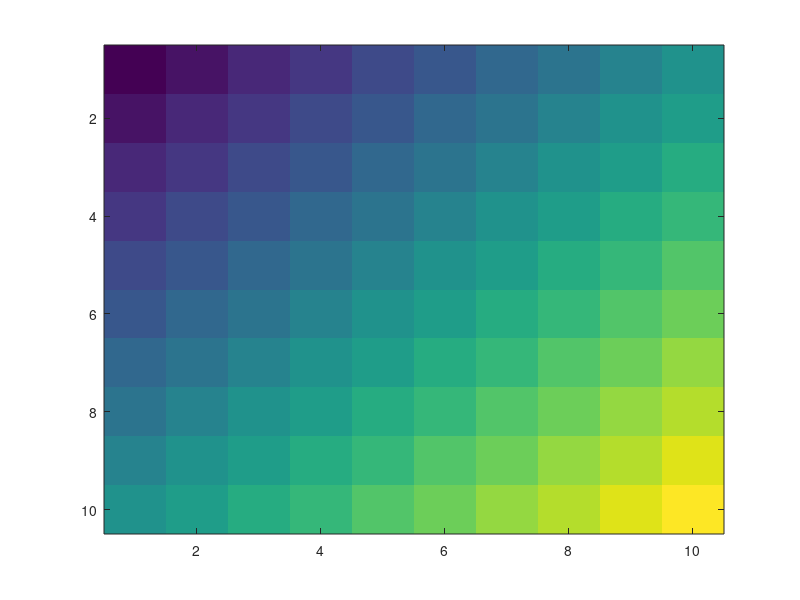
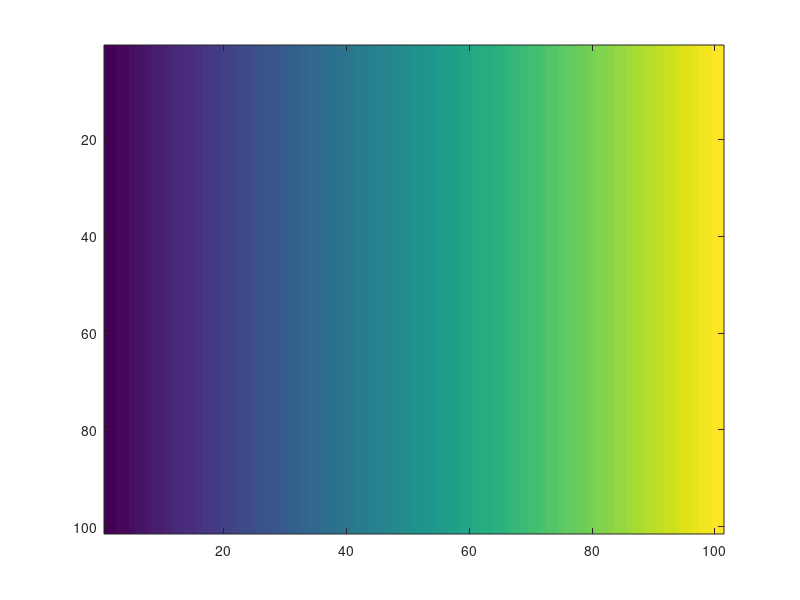
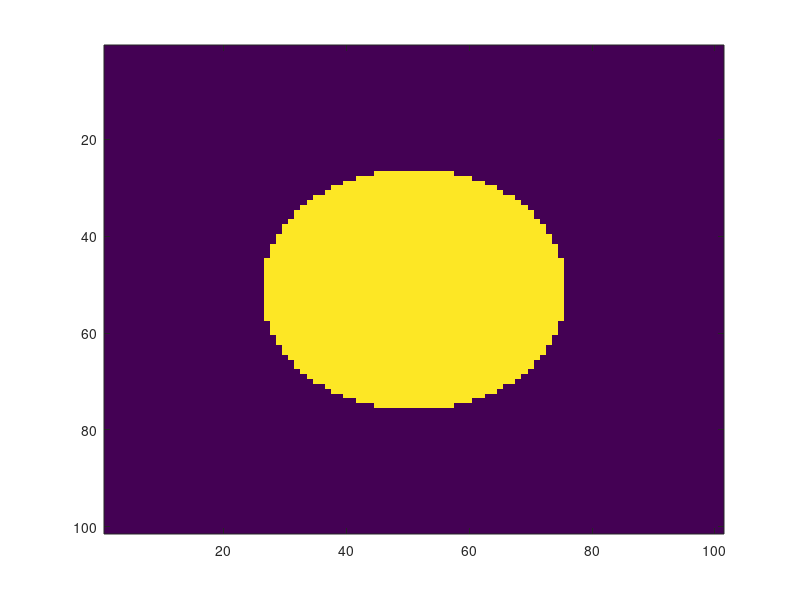

Recreate these plots in MATLAB, in order.
% More exercises to generate images and interesting plots

%% Stacking arrays
% Two arrays can be stacked vertically with simple syntax in matlab: 

a = [1, 2, 3, 4];
b = [5, 6, 7, 8];
c = [a;b]; % note the semicolon!
disp(c)

% Arrays can be stacked horizontally with a comma instead of a semicolon:
d = [a,b];
disp(d)

%% Stacking in 3rd or other dimension
% To stack arrays in DEPTH (3rd array dimension), use cat:
r1 = rand(4,4);
r2 = rand(4,4);
r3 = cat(3, r1, r2);

size(r3)

% Note that this won't work if the arrays are different sizes! 

%% For loops (basic flow control)

for i = 1:10
    % do something with i
    disp(i)
end

%% Making a gradient image
% Pre-allocate an image of the size you want
image = zeros(10,10);
for i = 1:10
    % Replace each row of the image with a different range of numbers
    % (1-10 in the first row, then ?? in the second...)
    image(i, :) = i:i+9;
end

%% Print out resulting array as numbers
disp(image)

%% Show resulting array as image
imagesc(image)

%% Continuation: how would you...
% (There are several ways to do this! try to think of multiple ways)

% Make a vertical gradient? (increasing values from top to bottom?)

% Make a horizontal gradient? (increasing values from left to right?)


%% Making circles
% start with meshgrid
t = linspace(-1, 1, 101);
[x, y] = meshgrid(t, t);
figure; 
imagesc(x);
figure();
imagesc(y);

% Convert to polar coordinate (angle and radius instead of x and y)
[theta, rho] = cart2pol(x, y);
imagesc(rho);

%% threshold to get a circle!
% This creates a LOGICAL image of all true and false values, which will 
% show up as a binary (zero and one) image. You can convert this to another
% numerical format if you want! 
imagesc(rho < .5);
